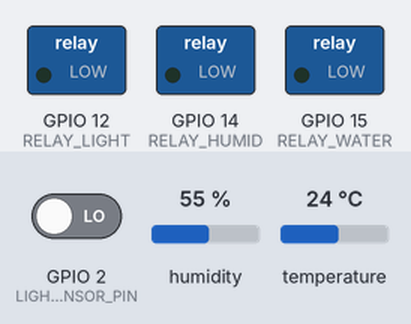
Recording of a sketch running on a simulated ESP32. On the bench: switched loads named in the sketch (green lamp = pin HIGH). The test bench sets the inputs (shaded band); at power-on: GPIO 2 (LIGHT_SENSOR_PIN) LOW, humidity 55 %, temperature 24 °C. WiFi joins after 1.5 s; servers stay silent unless stated; uploads are accepted with an empty reply; what the sketch prints to the serial monitor is not drawn.

Above: at 0.1 s.
At 1.6 s:
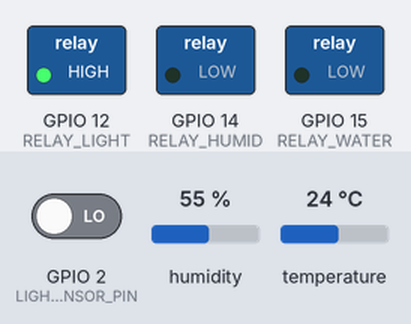
At 10.1 s:
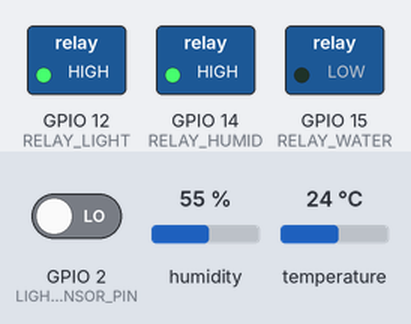
At 90.1 s:
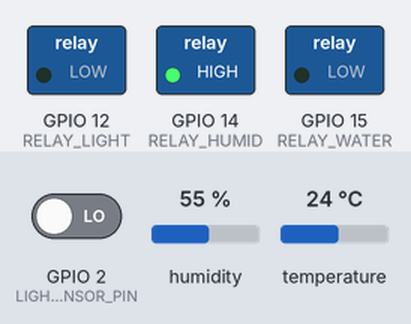
Timing chart, 0 to 101.6 s (numbered marks = the images above):
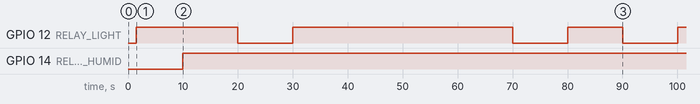

The sketch:

propagation.ino
```cpp
// Firmware - ESP32-CAM (Propagation Module) [DEBUG MODE CORREGIDO]

#include <WiFi.h>
#include <HTTPClient.h>
#include <WebSocketsClient.h>
#include <ArduinoJson.h>
#include <DHT.h>
#include <esp_camera.h>
#include <FS.h>
#include <SD_MMC.h>
#include "soc/soc.h"
#include "soc/rtc_cntl_reg.h"
#include <WebServer.h>

const char* ssid = "wifi-net";
const char* password = "wifi-password";
const char* login_path = "/api/v1/entrance/login";
const char* api_host = "http://host.docker.internal:3000";
const char* socket_host = "host.docker.internal";
const int socket_port = 3000;
const char* user_email = "hola@hola.io";
const char* user_password = "hola";

#define DHTPIN 13
#define DHTTYPE DHT22
#define LIGHT_SENSOR_PIN 2
#define RELAY_LIGHT 12
#define RELAY_HUMID 14
#define RELAY_WATER 15

WebSocketsClient webSocket;
WebServer server(80);
String jwt_token;
String lastLog = "";

// IP fija
IPAddress local_IP(192, 168, 154, 106);
IPAddress gateway(192, 168, 154, 1);
IPAddress subnet(255, 255, 255, 0);

// Estado
unsigned long start_time = 0;
int light_on = 18;
int light_off = 6;
float temp_threshold = 24.0;
float hum_min = 80;
float hum_max = 95;
bool water = false;
bool watered = false;

DHT dht(DHTPIN, DHTTYPE);

void logEvent(String msg) {
  lastLog = "[" + String(millis()) + "] " + msg;
  Serial.println(lastLog);
  if (webSocket.isConnected()) {
    StaticJsonDocument<256> data;
    data["type"] = "log_event";
    data["payload"]["message"] = lastLog;
    String json;
    serializeJson(data, json);
    webSocket.sendTXT(json);
  }
}

void handleLog() {
  server.send(200, "text/plain", lastLog);
}

void connectToWiFi() {
  WiFi.disconnect(true);
  WiFi.config(local_IP, gateway, subnet);
  WiFi.begin(ssid, password);
  int attempts = 0;
  while (WiFi.status() != WL_CONNECTED && attempts < 20) {
    delay(500);
    Serial.print(".");
    attempts++;
  }
  if (WiFi.status() == WL_CONNECTED) {
    logEvent("Conectado al WiFi. IP: " + WiFi.localIP().toString());
    digitalWrite(RELAY_LIGHT, HIGH);
  } else {
    logEvent("❌ Error conectando al WiFi. Modo AP activado.");
    WiFi.softAP("GrowHardware-Setup", "12345678");
  }
}

void loginUser() {
  HTTPClient http;
  http.begin(String(api_host) + login_path);
  http.addHeader("Content-Type", "application/json");
  StaticJsonDocument<200> doc;
  doc["emailAddress"] = user_email;
  doc["password"] = user_password;
  String requestBody;
  serializeJson(doc, requestBody);
  int code = http.POST(requestBody);
  if (code == 200) {
    String payload = http.getString();
    StaticJsonDocument<512> res;
    deserializeJson(res, payload);
    jwt_token = res["token"].as<String>();
    logEvent("✅ Login OK");
  } else {
    logEvent("❌ Login fallido");
  }
  http.end();
}

void webSocketEvent(WStype_t type, uint8_t * payload, size_t length) {
  if (type == WStype_TEXT) {
    StaticJsonDocument<512> msg;
    deserializeJson(msg, payload);
    if (msg["type"] == "plan:update") {
      JsonObject p = msg["payload"];
      light_on = p["light_on_hours"] | 18;
      light_off = p["light_off_hours"] | 6;
      start_time = p["start_time"] | 0;
      temp_threshold = p["temp_threshold"] | 24.0;
      hum_min = p["humidity_clone_min"] | 80;
      hum_max = p["humidity_clone_max"] | 95;
      water = p["water"];
      watered = false;
      logEvent("📦 Plan de cultivo actualizado");
    }
  }
}

void setupWebSocket() {
  String socketUrl = "/?token=" + jwt_token;
  webSocket.begin(socket_host, socket_port, socketUrl);
  webSocket.onEvent(webSocketEvent);
  webSocket.setReconnectInterval(5000);
}

void setup() {
  WRITE_PERI_REG(RTC_CNTL_BROWN_OUT_REG, 0);
  Serial.begin(115200);
  pinMode(RELAY_LIGHT, OUTPUT);
  pinMode(RELAY_HUMID, OUTPUT);
  pinMode(RELAY_WATER, OUTPUT);
  pinMode(LIGHT_SENSOR_PIN, INPUT);
  dht.begin();
  connectToWiFi();
  if (WiFi.status() == WL_CONNECTED) {
    loginUser();
    if (jwt_token.length() > 10) setupWebSocket();
  }
  server.on("/log", handleLog);
  server.begin();
  logEvent("✅ Setup completo");
}

void loop() {
  webSocket.loop();
  server.handleClient();

  static unsigned long lastRead = 0;
  if (millis() - lastRead > 10000) {
    float h = dht.readHumidity();
    float t = dht.readTemperature();
    if (!isnan(h) && !isnan(t)) {
      unsigned long now = millis() / 1000;
      unsigned long elapsed = now - start_time;
      unsigned long cycle = light_on + light_off;
      bool lightShouldBeOn = (elapsed % cycle) < light_on;
      digitalWrite(RELAY_LIGHT, lightShouldBeOn ? HIGH : LOW);
      if (h < hum_min) digitalWrite(RELAY_HUMID, HIGH);
      else if (h > hum_max) digitalWrite(RELAY_HUMID, LOW);
      if (water && !watered) {
        digitalWrite(RELAY_WATER, HIGH);
        delay(3000);
        digitalWrite(RELAY_WATER, LOW);
        watered = true;
      }
      StaticJsonDocument<256> data;
      data["type"] = "sensor_data";
      data["payload"]["temp"] = t;
      data["payload"]["hum"] = h;
      data["payload"]["light"] = lightShouldBeOn;
      data["payload"]["lux"] = digitalRead(LIGHT_SENSOR_PIN);
      String json;
      serializeJson(data, json);
      webSocket.sendTXT(json);
    }
    lastRead = millis();
  }
}
```

Measured:
- by itself, GPIO 12 (RELAY_LIGHT): goes LOW 10.0 s, HIGH 40.0 s, LOW 10.0 s, HIGH 10.0 s, LOW 10.0 s, then HIGH
- by itself, GPIO 14 (RELAY_HUMID): LOW → HIGH at 10.0 s
